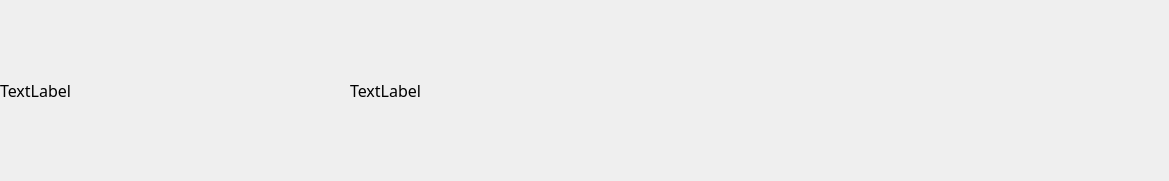
<?xml version="1.0" encoding="UTF-8"?>
<ui version="4.0">
 <class>lyricqwidget</class>
 <widget class="QWidget" name="lyricqwidget">
  <property name="enabled">
   <bool>true</bool>
  </property>
  <property name="geometry">
   <rect>
    <x>0</x>
    <y>0</y>
    <width>1169</width>
    <height>181</height>
   </rect>
  </property>
  <property name="minimumSize">
   <size>
    <width>500</width>
    <height>40</height>
   </size>
  </property>
  <property name="windowTitle">
   <string>Form</string>
  </property>
  <property name="autoFillBackground">
   <bool>true</bool>
  </property>
  <property name="styleSheet">
   <string notr="true"/>
  </property>
  <layout class="QHBoxLayout" name="horizontalLayout">
   <property name="spacing">
    <number>0</number>
   </property>
   <property name="leftMargin">
    <number>0</number>
   </property>
   <property name="topMargin">
    <number>0</number>
   </property>
   <property name="rightMargin">
    <number>0</number>
   </property>
   <property name="bottomMargin">
    <number>0</number>
   </property>
   <item>
    <widget class="QLabel" name="name">
     <property name="maximumSize">
      <size>
       <width>350</width>
       <height>16777215</height>
      </size>
     </property>
     <property name="font">
      <font>
       <family>猫啃网糖圆体 (测试版)</family>
       <pointsize>12</pointsize>
      </font>
     </property>
     <property name="styleSheet">
      <string notr="true"/>
     </property>
     <property name="text">
      <string>TextLabel</string>
     </property>
    </widget>
   </item>
   <item>
    <widget class="QLabel" name="lyric">
     <property name="font">
      <font>
       <family>猫啃网糖圆体 (测试版)</family>
       <pointsize>12</pointsize>
      </font>
     </property>
     <property name="styleSheet">
      <string notr="true"/>
     </property>
     <property name="text">
      <string>TextLabel</string>
     </property>
    </widget>
   </item>
  </layout>
 </widget>
 <resources/>
 <connections/>
</ui>
